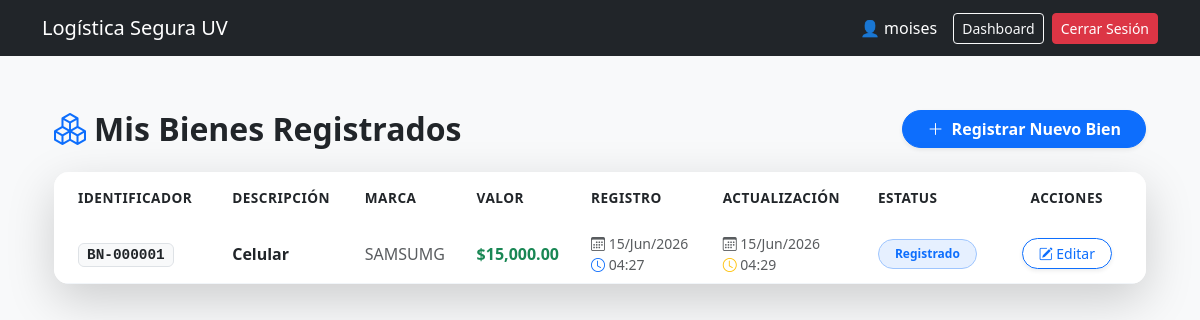
The app's page /bienes/mis-bienes/ (signed in), older data.
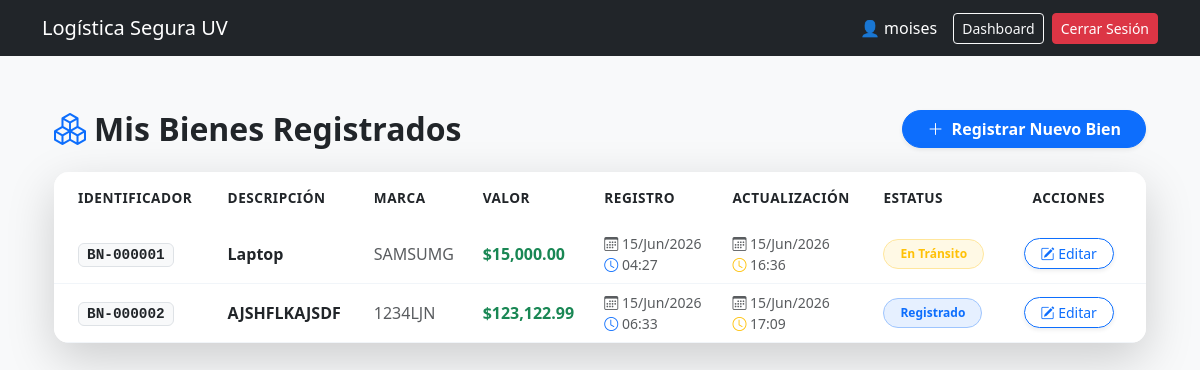
The same page, newer data.
### apps/bienes/models.py (models this page shows, shortened)
class Bien(models.Model):
    ESTATUS_CHOICES = [
        ('REGISTRADO', 'Registrado'),
        ('EN_TRANSITO', 'En Tránsito'),
        ('ENTREGADO', 'Entregado'),
        ('INCIDENCIA', 'Con Incidencia'),
    ]
    validador_id_bien = RegexValidator(
        regex=r'^BN-[A-Z0-9]{6,10}$',
        message="El identificador debe iniciar con 'BN-' seguido de 6 a 10 caracteres alfanuméricos."
    )
    identificador = models.CharField(max_length=15, unique=True, validators=[validador_id_bien])
    descripcion = models.CharField(max_length=200)
    marca = models.CharField(max_length=50)
    valor = models.DecimalField(
        max_digits=10,
        decimal_places=2,
        validators=[MinValueValidator(0.01)]
    )
    estatus = models.CharField(max_length=20, choices=ESTATUS_CHOICES, default='REGISTRADO')
    cliente = models.ForeignKey(Cliente, on_delete=models.CASCADE, related_name='bienes')
    direccion_recoleccion = models.ForeignKey(Direccion, on_delete=models.RESTRICT, related_name='bienes_a_recolectar', null=True)
    direccion_entrega = models.ForeignKey(Direccion, on_delete=models.RESTRICT, related_name='bienes_a_entregar', null=True)
    creado_en = models.DateTimeField(auto_now_add=True)
    actualizado_en = models.DateTimeField(auto_now=True)
    placa = models.CharField(max_length=20, unique=True, null=True, blank=True)

### apps/bienes/views.py (the view)
# urls.py: path('mis-bienes/', views.lista_bienes, name='lista_bienes'),
@login_required
def lista_bienes(request):
    if not request.user.groups.filter(name='Cliente').exists() and not request.user.is_superuser:
        if request.user.groups.filter(name='Supervisor').exists():
            return redirect('bienes:supervision_general')
        raise PermissionDenied("No tienes permisos para ver esta sección.")
    try:
        cliente_perfil = Cliente.objects.get(correo=request.user.email)
        bienes = Bien.objects.filter(cliente=cliente_perfil)
    except Cliente.DoesNotExist:
        bienes = Bien.objects.none()
    return render(request, 'bienes/lista.html', {'bienes': bienes})

### templates/bienes/lista.html (shortened to what the changed rows need)
{% extends 'base.html' %}
{% block content %}
<div class="container py-4">
    <div class="d-flex justify-content-between align-items-center mb-4">
        <h2 class="fw-bold text-dark mb-0">
            <i class="bi bi-boxes text-primary me-2"></i>Mis Bienes Registrados
        </h2>
    </div>
    <div class="card shadow-lg border-0" style="border-radius: 15px; overflow: hidden;">
        <div class="card-body p-0">
            <div class="table-responsive">
                <table class="table table-custom align-middle mb-0">
                    <thead class="bg-light text-secondary text-uppercase"
                        style="font-size: 0.85rem; letter-spacing: 0.5px;">
                        <tr>
                            <th class="ps-4 py-3">Identificador</th>
                            <th class="py-3">Descripción</th>
                            <th class="py-3">Marca</th>
                            <th class="py-3">Valor</th>
                            <th class="py-3">Registro</th>
                            <th class="py-3">Actualización</th>
                            <th class="py-3">Estatus</th>
                            <th class="text-center pe-4 py-3">Acciones</th>
                        </tr>
                    </thead>
                    <tbody>
                        {% for bien in bienes %}
                        <tr>
                            <td class="ps-4">
                                <span class="badge bg-light text-dark border px-2 py-1"
                                    style="font-family: monospace; font-size: 0.9rem;">
                                    {{ bien.identificador }}
                                </span>
                            </td>
                            <td class="fw-semibold text-dark">{{ bien.descripcion }}</td>
                            <td class="text-muted">{{ bien.marca }}</td>
                            <td>
                                <span class="text-success fw-bold">
                                    ${{ bien.valor|floatformat:"2g" }}
                                </span>
                            </td>
                            <td>
                                <div class="text-muted small">
                                    <i class="bi bi-calendar3"></i> {{ bien.creado_en|date:"d/M/Y" }}<br>
                                    <i class="bi bi-clock text-primary"></i> {{ bien.creado_en|date:"H:i" }}
                                </div>
                            </td>
                            <td>
                                <div class="text-muted small">
                                    <i class="bi bi-calendar3"></i> {{ bien.actualizado_en|date:"d/M/Y" }}<br>
                                    <i class="bi bi-clock text-warning"></i> {{ bien.actualizado_en|date:"H:i" }}
                                </div>
                            </td>
                            <td>
                                {% if bien.estatus == 'REGISTRADO' %}
                                <span
                                    class="badge rounded-pill bg-primary bg-opacity-10 text-primary border border-primary-subtle px-3 py-2">Registrado</span>
                                {% elif bien.estatus == 'EN_TRANSITO' %}
                                <span
                                    class="badge rounded-pill bg-warning bg-opacity-10 text-warning border border-warning-subtle px-3 py-2">En
                                    Tránsito</span>
                                {% elif bien.estatus == 'ENTREGADO' %}
                                <span
                                    class="badge rounded-pill bg-success bg-opacity-10 text-success border border-success-subtle px-3 py-2">Entregado</span>
                                {% else %}
                                <span
                                    class="badge rounded-pill bg-danger bg-opacity-10 text-danger border border-danger-subtle px-3 py-2">Incidencia</span>
                                {% endif %}
                            </td>
                            <td class="text-center pe-4">
                                <a href="{% url 'bienes:editar_bien' bien.pk %}"
                                    class="btn btn-sm btn-outline-primary rounded-pill shadow-sm px-3">
                                    <i class="bi bi-pencil-square"></i> Editar
                                </a>
                            </td>
                        </tr>
                        {% endfor %}
                    </tbody>
                </table>
            </div>
        </div>
    </div>
</div>
{% endblock %}

Row changes from the older to the newer data that the page shows:
changed Bien "SAMSUMG": descripcion "Celular" → "Laptop"; actualizado_en "04:29" → "16:36"; estatus "Registrado" → "En Tránsito"
added Bien: identificador "BN-000002", descripcion "AJSHFLKAJSDF", marca "1234LJN", valor "123,122.99", creado_en "15/Jun/2026", creado_en "06:33", actualizado_en "15/Jun/2026", actualizado_en "17:09", estatus "Registrado"
